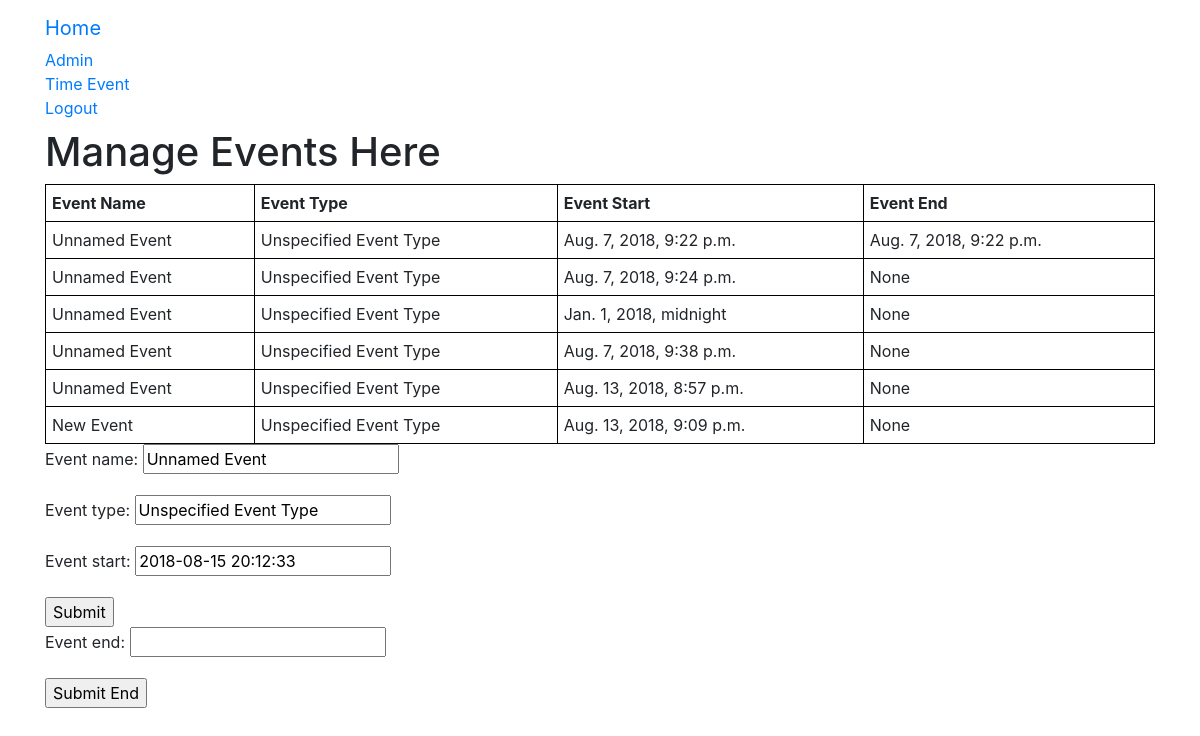
Page /TimeMoneyApp/time_event/ (signed in) on the earlier database version.
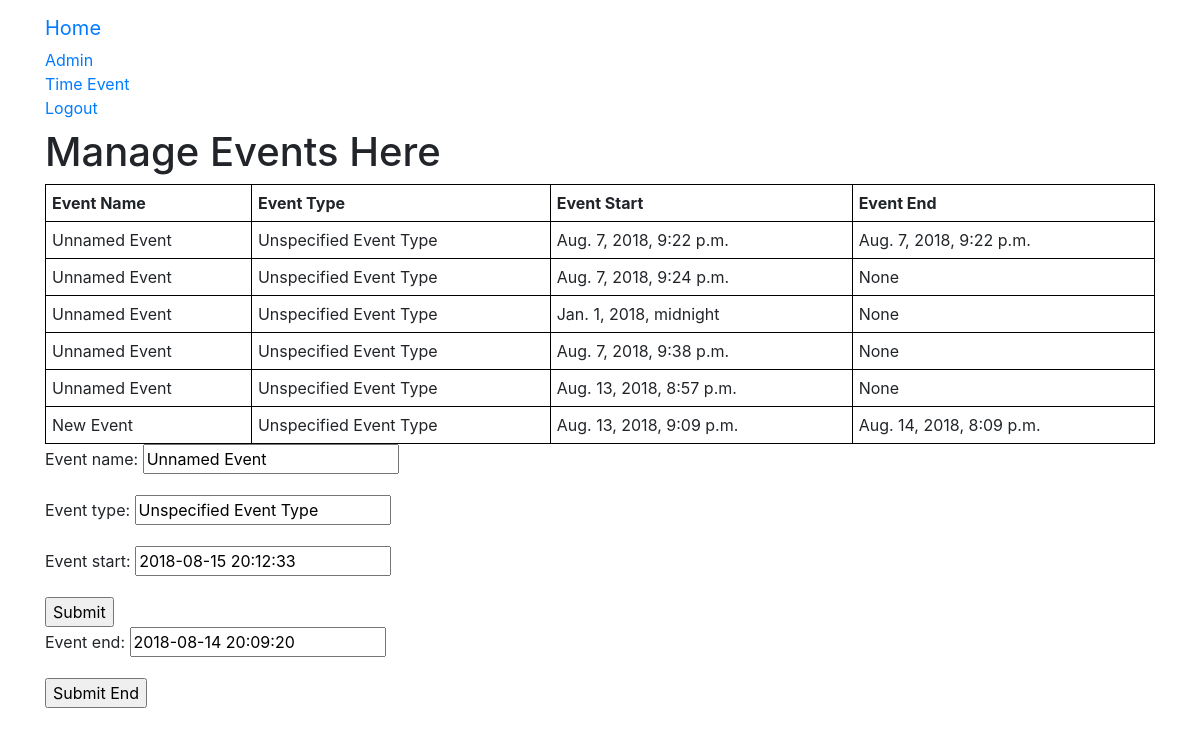
Same page on the later database version.
### TimeMoneyApp/models.py (models this page shows, shortened)
class TimeEvent(models.Model):
    user = models.ForeignKey(User, on_delete=models.DO_NOTHING) # TODO : add on_delete
    event_name = models.CharField(max_length=256, default="Unnamed Event")
    event_type = models.CharField(max_length=256, default="Unspecified Event Type")
    event_start = models.DateTimeField(default=django.utils.timezone.now)
    event_end = models.DateTimeField(null=True)

### TimeMoneyApp/views.py (the view, shortened to what this page needs)
@login_required
def time_event(request):
    user_event_list = TimeEvent.objects.filter(user=request.user)
    form = TimeEventForm()
    last_event = TimeEvent.objects.order_by('event_start').last()
    form_end = TimeEventEndForm(instance=last_event)
    return render(request, 'TimeMoneyApp/time_event.html',
                  { 'form' : form,
                    'form_end' : form_end,
                    'user_event_list' : user_event_list,
                  })

### TimeMoneyApp/forms.py
class TimeEventForm(forms.ModelForm):
    class Meta():
        model = TimeEvent
        fields = ('event_name', 'event_type', 'event_start')

class TimeEventEndForm(forms.ModelForm):
    class Meta():
        model = TimeEvent
        fields = ('event_end',)

### templates/TimeMoneyApp/time_event.html (shortened to what this page needs)
{% extends 'TimeMoneyApp/base.html' %}
{% block login_block %}
<h1>Manage Events Here</h1>
{% if user_event_list %}
<table>
		<thead>
				<th>Event Name</th>
				<th>Event Type</th>
				<th>Event Start</th>
				<th>Event End</th>
		</thead>
		{% for user_event in user_event_list %}
		<tr>
				<td>{{ user_event.event_name }}</td>
				<td>{{ user_event.event_type }}</td>
				<td>{{ user_event.event_start }}</td>
				<td>{{ user_event.event_end }}</td>
		</tr>
		{% endfor %}
</table>
{% else %}
<p>No User Events Found</p>
{% endif %}
<form method="POST">
	{{ form.as_p }}
	<input type="submit" value="Submit">
</form>
<form method="POST">
	{{ form_end.as_p }}
	<input type="submit" value="Submit End">
</form>
{% endblock %}

Differences in the rows shown:
changed TimeEvent "New Event": event_end "None" → "Aug. 14, 2018, 8:09 p.m."
Other differences:
form field event_end: (not shown) → "2018-08-14 20:09:20"
